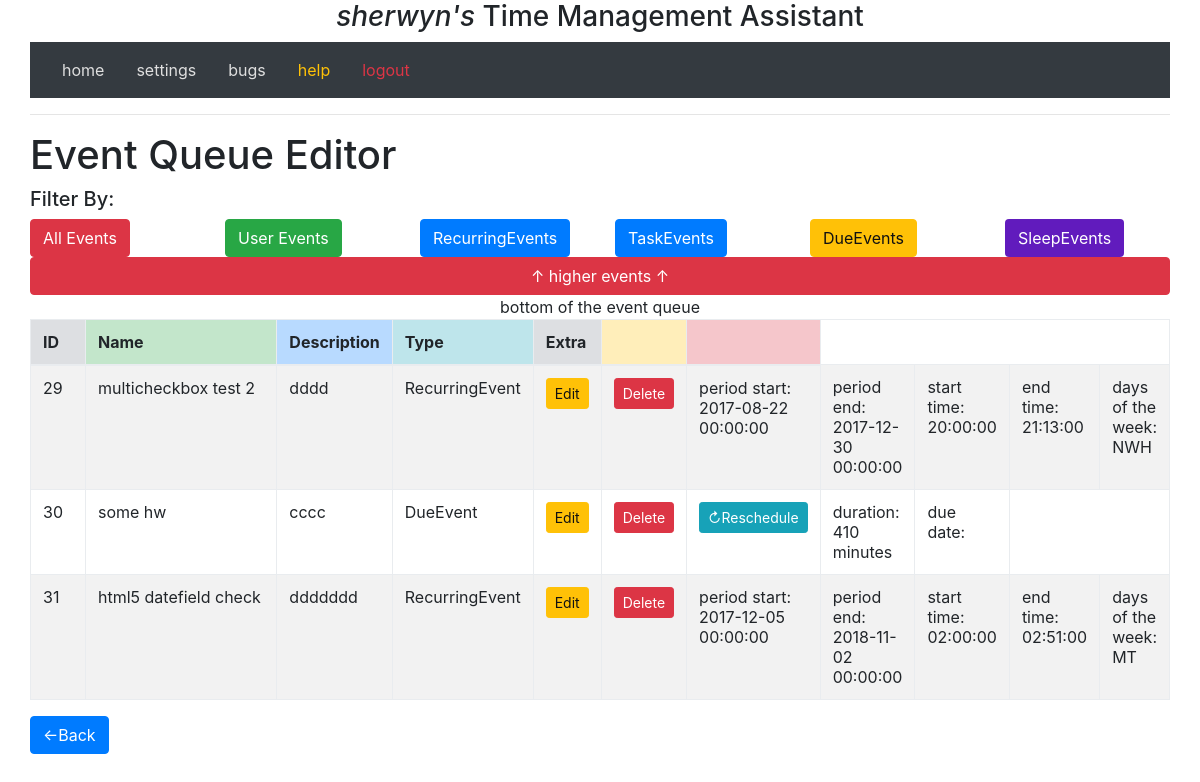
The app's page /edit_queue/2?filt= (signed in), older data.
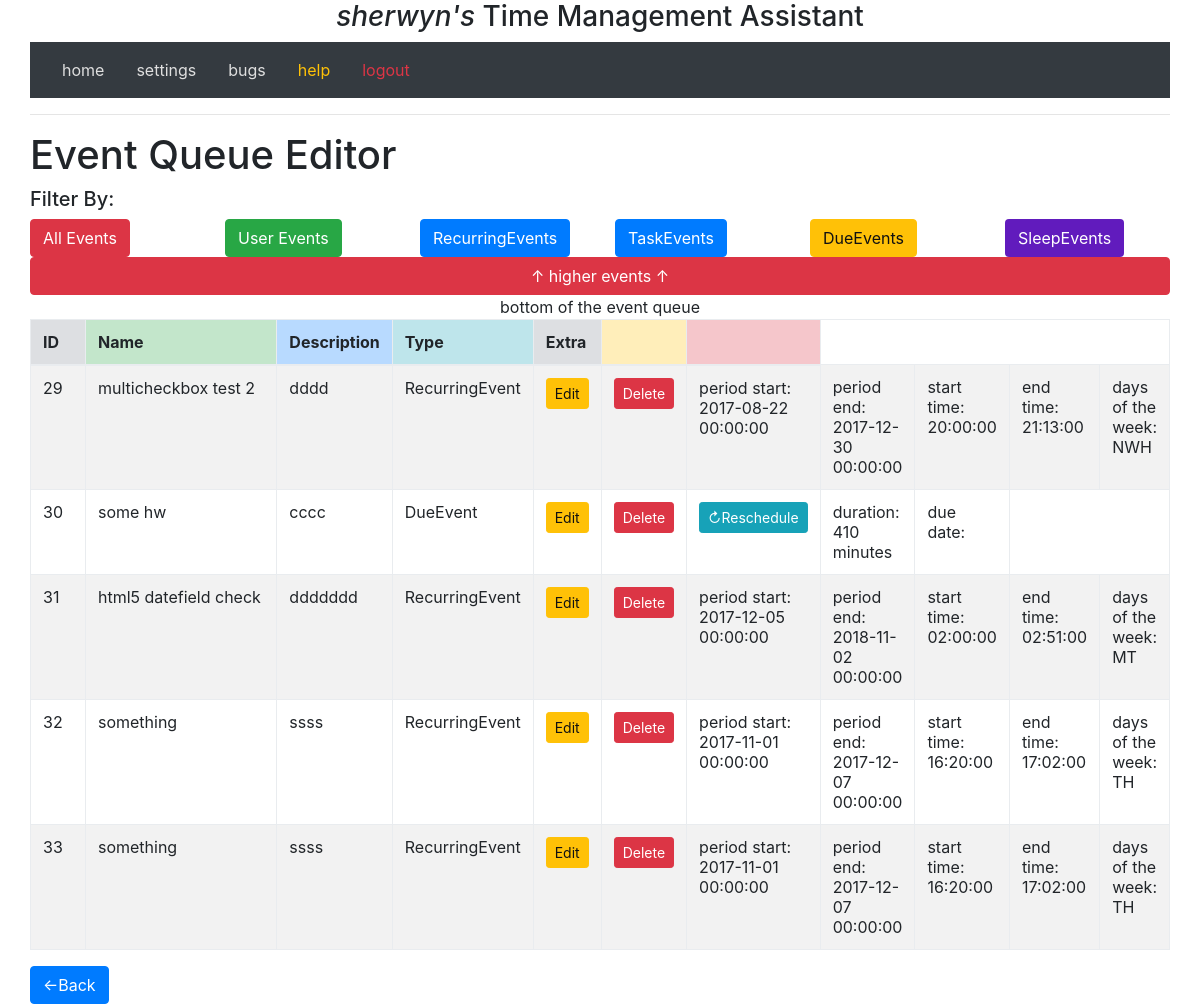
The same page, newer data.
### project/models.py (models this page shows, shortened)
class UserEvent(db.Model):
    __tablename__ = 'events'
    user_id = db.Column(db.Integer, db.ForeignKey('users.id'))
    id = db.Column(db.Integer, primary_key=True)
    type = db.Column(db.String(128), nullable=True, index=True, unique=False) # Event, RecurringEvent, TaskEvent, etc
    name    = db.Column(db.String(128), nullable=True, index=True, unique=False)
    desc    = db.Column(db.String(1024), nullable=True, index=True, unique=False)
    priority = db.Column(db.Integer, nullable=True, index=True, unique=False)
    start   = db.Column(db.DateTime)
    end     = db.Column(db.DateTime)
    taskEvent_done      = db.Column(db.Boolean)
    taskEvent_duration = db.Column(db.Integer)
    dueEvent_due = db.Column(db.DateTime)
    assignmentEvent_courseid = db.Column(db.String(64), nullable=True, unique=False)
    assignmentEvent_coursename = db.Column(db.String(64), nullable=True, unique=False)
    recEvent_period_start = db.Column(db.DateTime)
    recEvent_period_end   = db.Column(db.DateTime)
    recEvent_start_time   = db.Column(db.Time)
    recEvent_end_time     = db.Column(db.Time)
    recEvent_daystr       = db.Column(db.String(64), nullable=True, unique=False)

### project/views.py (the view)
@app.route('/edit_queue/', methods=['GET', 'POST'])
@app.route('/edit_queue/<int:page>', methods=['GET', 'POST'])
@login_required
def edit_queue(page=1):
    filt = request.args.get('filt')
    print("using filter %s" % filt)
    if filt in ('Event','RecurringEvent','TaskEvent','DueEvent','SleepEvent'):
        events = current_user.events.filter_by(type=filt).paginate(page,EVENTS_PER_PAGE, False)
    else:
        events = current_user.events.paginate(page, EVENTS_PER_PAGE, False)
    return render_template('edit_queue.html', event_queue=events)

### project/models.py (called while the page is built)
    @property
    def is_authenticated(self):
        return True

### project/views.py (called while the page is built)
@login_manager.user_loader
def load_user(id):
    return User.query.get(int(id))

### project/templates/edit_queue.html
{% extends 'base.html' %}
{% block content %}
<h1>Event Queue Editor</h1>
    <h5>Filter By:</h5>
    <div class="row">
        <div class='col-sm'>
            <a class="btn btn-danger " role="button" href="{{ url_for('edit_queue') }}">All Events</a>
        </div>
        <div class='col-sm'>
            <a class="btn btn-success" role="button" href="{{ url_for('edit_queue', filt='Event') }}">User Events</a>
        </div>
        <div class='col-sm'>
            <a class="btn btn-primary" role="button" href="{{ url_for('edit_queue', filt='RecurringEvent') }}">RecurringEvents</a>
        </div>
        <div class='col-sm'>
            <a class="btn btn-primary" role="button" href="{{ url_for('edit_queue', filt='TaskEvent') }}">TaskEvents</a>
        </div>
        <div class='col-sm'>
            <a class="btn btn-warning" role="button" href="{{ url_for('edit_queue', filt='DueEvent') }}">DueEvents</a>
        </div>
        <div class='col-sm'>
            <a class="btn btn-sample " role="button" href="{{ url_for('edit_queue', filt='SleepEvent') }}">SleepEvents</a>
        </div>
    </div>
{% if event_queue.items|length < 1 %}
<p>Nothing on the queue!</p>
{% else %}
<center>
    <div>
        {% if event_queue.has_prev %}
            <a class=" btn btn-danger btn-space btn-block" role="button" href="{{ url_for('edit_queue', filt=filt, page=event_queue.prev_num) }}">↑ higher events ↑</a>
        {% else %}
        <div>top of the event queue</div>
        {% endif %}
    </div>
    <div>
        {% if event_queue.has_next %}
            <a class="btn btn-primary btn-space btn-block" role="button" href="{{ url_for('edit_queue', filt=filt, page=event_queue.next_num) }}">↓ lower events ↓</a>
        {% else %}
            <div>bottom of the event queue</div>
        {% endif %}
    </div>
<table class="table table-striped table-bordered">
    <thead>
        <th class="col-sm-2 table-secondary"   >ID</th>
        <th class="table-success"   >Name</th>
        <th class="table-primary"   >Description</th>
        <th class="table-info"      >Type</th>
         <th class="table-secondary">Extra</th>
        <th class="table-warning"   ></th>
        <th class="table-danger"   ></th>
    </thead>
    <tbody data-link="row">
        {% for e in event_queue.items %}
        <tr>
            <td class="col-sm-2">{{ e.id }}</td>
            <td class="col">{{ e.name }}</td>
            <td class="col">{{ e.desc }}</td>
            <td class="col">{{ e.type }}</td>
            <td class="col-sm"><a href="{{ url_for('edit_event', id=e.id) }}" class="btn btn-sm btn-warning" role="button">Edit</a></td>
            <td class="col-sm"><a href="{{ url_for('delete_event', id=e.id) }}" class="btn btn-sm btn-danger" role="button">Delete</a></td>
          {% if e.type == "Event" %}
            <td class="col">{{ e.start }}</td>
            <td class="col">{{ e.end }}</td>
            {% elif e.type == "RecurringEvent" or e.type == "SleepEvent" %}
            <td class="col">period start: {{ e.recEvent_period_start }}</td>
            <td class="col">period end: {{ e.recEvent_period_end }}</td>
            <td class="col">start time: {{ e.recEvent_start_time }}</td>
            <td class="col">end time: {{ e.recEvent_end_time }}</td>
            <td class="col">days of the week: {{ e.recEvent_daystr }}</td>
            {% elif e.type == "TaskEvent" or e.type == "DueEvent" %}
            <td class="col-sm"><a href="{{ url_for('reschedule_task', id=e.id) }}" class="btn btn-sm btn-info" role="button">↻Reschedule</a></td>
            <td class="col">duration: {{ e.taskEvent_duration }} minutes</td>
            {% if e.type == "DueEvent" %}
            <td class="col">due date: {{ dueEvent_due }}</td>
            {% endif %}
            {% endif %}
        </tr>
        {% endfor %}
    </tbody>
</table>
</center>
{% endif %}
<a class="btn btn-primary btn-space" role="button" href="{{ url_for('index') }}">←Back</a>
{% endblock %}

Row changes from the older to the newer data that the page shows:
added UserEvent: id "32", name "something", desc "ssss", type "RecurringEvent", recEvent_period_start "2017-11-01 00:00:00", recEvent_period_end "2017-12-07 00:00:00", recEvent_start_time "16:20:00", recEvent_end_time "17:02:00", recEvent_daystr "TH"
added UserEvent: id "33", name "something", desc "ssss", type "RecurringEvent", recEvent_period_start "2017-11-01 00:00:00", recEvent_period_end "2017-12-07 00:00:00", recEvent_start_time "16:20:00", recEvent_end_time "17:02:00", recEvent_daystr "TH"
